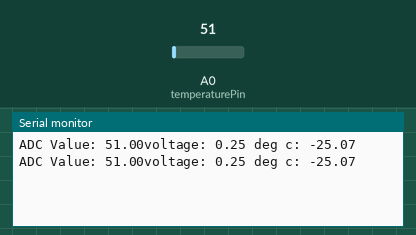
Simulated run of this sketch. Board: Arduino Uno, built with avr-gcc and run on an emulated ATmega328P. Parts: the last lines printed to the serial monitor. The test bench sets the inputs (shaded band); at power-on: A0 (temperaturePin) = 51.

Above: at 1.8 s.
1.9 s: A0 (temperaturePin) set to 61
At 2.6 s:
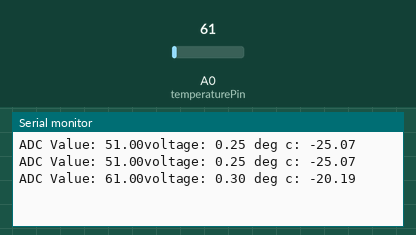
3.4 s: A0 (temperaturePin) set to 71
At 4.8 s:
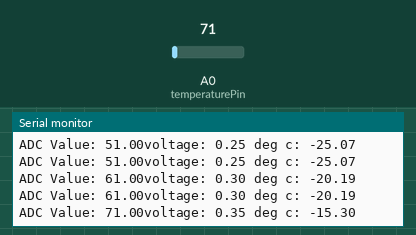
Timing chart, 0 to 6.4 s (numbered marks = the images above; inputs shaded):
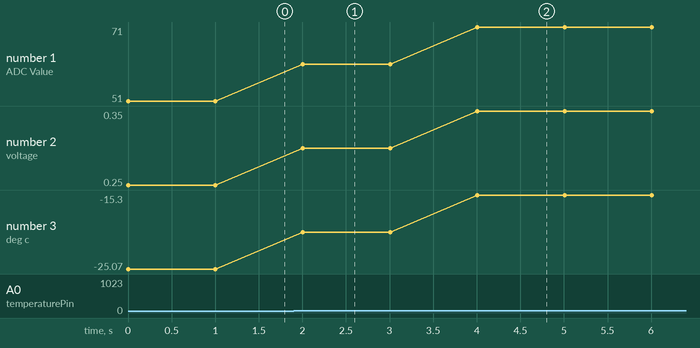

The sketch:

temperature.ino
```cpp
//temperature sensor
//pin declaration
const int temperaturePin =0;

//value declaration
float adcValue;
float voltage;
float degreesC;

void setup ()
{
  Serial.begin(9600);
  }
  void loop()
{

  adcValue = analogRead(temperaturePin);
//converting the analogue & voltage value to temperature degree values

  voltage = (adcValue*5)/1023;

  degreesC = 100*voltage - 50;
//printing the temperature values
  Serial.print ("ADC Value: ");
  Serial.print(adcValue);

  Serial.print("voltage: ");
  Serial.print(voltage);

  Serial.print(" deg c: ");
  Serial.println(degreesC);

   delay(1000);


}
```

Measured:
- after the input at 1.9 s, the serial monitor: prints a new line after 0.10 s (image 1)
- after the input at 3.4 s, the serial monitor: prints a new line after 0.61 s (image 2)
- plotted number 1: 51 → 61 after the input at 1.9 s, 61 → 71 after the input at 3.4 s
- plotted number 2: 0.25 → 0.3 after the input at 1.9 s, 0.3 → 0.35 after the input at 3.4 s
- plotted number 3: -25.07 → -20.19 after the input at 1.9 s, -20.19 → -15.3 after the input at 3.4 s
